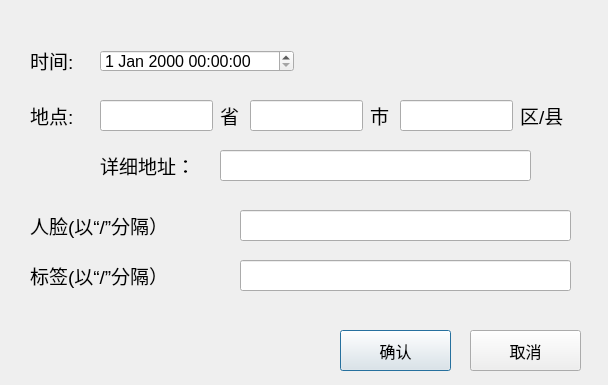
<?xml version="1.0" encoding="UTF-8"?>
<ui version="4.0">
 <class>SearchPannel</class>
 <widget class="QDialog" name="SearchPannel">
  <property name="geometry">
   <rect>
    <x>0</x>
    <y>0</y>
    <width>608</width>
    <height>385</height>
   </rect>
  </property>
  <property name="windowTitle">
   <string>搜索面板</string>
  </property>
  <widget class="QLabel" name="timeLabel">
   <property name="geometry">
    <rect>
     <x>30</x>
     <y>40</y>
     <width>61</width>
     <height>41</height>
    </rect>
   </property>
   <property name="text">
    <string>&lt;html&gt;&lt;head/&gt;&lt;body&gt;&lt;p&gt;&lt;span style=&quot; font-size:14pt;&quot;&gt;时间:&lt;/span&gt;&lt;/p&gt;&lt;/body&gt;&lt;/html&gt;</string>
   </property>
  </widget>
  <widget class="QDateTimeEdit" name="dateTimeEdit">
   <property name="geometry">
    <rect>
     <x>100</x>
     <y>50</y>
     <width>194</width>
     <height>22</height>
    </rect>
   </property>
   <property name="font">
    <font>
     <pointsize>12</pointsize>
    </font>
   </property>
  </widget>
  <widget class="QLabel" name="locationLabel">
   <property name="geometry">
    <rect>
     <x>30</x>
     <y>100</y>
     <width>61</width>
     <height>31</height>
    </rect>
   </property>
   <property name="font">
    <font>
     <pointsize>14</pointsize>
    </font>
   </property>
   <property name="text">
    <string>地点:</string>
   </property>
  </widget>
  <widget class="QLineEdit" name="provinceLineEdit">
   <property name="geometry">
    <rect>
     <x>100</x>
     <y>100</y>
     <width>113</width>
     <height>31</height>
    </rect>
   </property>
   <property name="font">
    <font>
     <family>Arial</family>
     <pointsize>12</pointsize>
    </font>
   </property>
  </widget>
  <widget class="QLabel" name="provinceLabel">
   <property name="geometry">
    <rect>
     <x>220</x>
     <y>100</y>
     <width>31</width>
     <height>31</height>
    </rect>
   </property>
   <property name="font">
    <font>
     <family>Arial</family>
     <pointsize>14</pointsize>
    </font>
   </property>
   <property name="text">
    <string>省</string>
   </property>
  </widget>
  <widget class="QLineEdit" name="cityLineEdit">
   <property name="geometry">
    <rect>
     <x>250</x>
     <y>100</y>
     <width>113</width>
     <height>31</height>
    </rect>
   </property>
   <property name="font">
    <font>
     <family>Arial</family>
     <pointsize>12</pointsize>
    </font>
   </property>
  </widget>
  <widget class="QLabel" name="cityLabel">
   <property name="geometry">
    <rect>
     <x>370</x>
     <y>100</y>
     <width>31</width>
     <height>31</height>
    </rect>
   </property>
   <property name="font">
    <font>
     <family>Arial</family>
     <pointsize>14</pointsize>
    </font>
   </property>
   <property name="text">
    <string>市</string>
   </property>
  </widget>
  <widget class="QLabel" name="blockLabel">
   <property name="geometry">
    <rect>
     <x>520</x>
     <y>100</y>
     <width>61</width>
     <height>31</height>
    </rect>
   </property>
   <property name="font">
    <font>
     <family>Arial</family>
     <pointsize>14</pointsize>
    </font>
   </property>
   <property name="text">
    <string>区/县</string>
   </property>
  </widget>
  <widget class="QLineEdit" name="blockLineEdit">
   <property name="geometry">
    <rect>
     <x>400</x>
     <y>100</y>
     <width>113</width>
     <height>31</height>
    </rect>
   </property>
   <property name="font">
    <font>
     <family>Arial</family>
     <pointsize>12</pointsize>
    </font>
   </property>
  </widget>
  <widget class="QLabel" name="detailLocLabel">
   <property name="geometry">
    <rect>
     <x>100</x>
     <y>150</y>
     <width>111</width>
     <height>31</height>
    </rect>
   </property>
   <property name="font">
    <font>
     <family>Arial</family>
     <pointsize>14</pointsize>
    </font>
   </property>
   <property name="text">
    <string>详细地址：</string>
   </property>
  </widget>
  <widget class="QLineEdit" name="detailLocLineEdit">
   <property name="geometry">
    <rect>
     <x>220</x>
     <y>150</y>
     <width>311</width>
     <height>31</height>
    </rect>
   </property>
   <property name="font">
    <font>
     <family>Arial</family>
     <pointsize>12</pointsize>
    </font>
   </property>
  </widget>
  <widget class="QLabel" name="facesLabel">
   <property name="geometry">
    <rect>
     <x>30</x>
     <y>210</y>
     <width>201</width>
     <height>31</height>
    </rect>
   </property>
   <property name="font">
    <font>
     <pointsize>14</pointsize>
    </font>
   </property>
   <property name="text">
    <string>人脸(以“/”分隔）</string>
   </property>
  </widget>
  <widget class="QLineEdit" name="facesLineEdit">
   <property name="geometry">
    <rect>
     <x>240</x>
     <y>210</y>
     <width>331</width>
     <height>31</height>
    </rect>
   </property>
   <property name="font">
    <font>
     <pointsize>12</pointsize>
    </font>
   </property>
  </widget>
  <widget class="QLabel" name="labelLabel">
   <property name="geometry">
    <rect>
     <x>30</x>
     <y>260</y>
     <width>201</width>
     <height>31</height>
    </rect>
   </property>
   <property name="font">
    <font>
     <pointsize>14</pointsize>
    </font>
   </property>
   <property name="text">
    <string>标签(以“/”分隔）</string>
   </property>
  </widget>
  <widget class="QLineEdit" name="lableLineEdit">
   <property name="geometry">
    <rect>
     <x>240</x>
     <y>260</y>
     <width>331</width>
     <height>31</height>
    </rect>
   </property>
   <property name="font">
    <font>
     <pointsize>12</pointsize>
    </font>
   </property>
  </widget>
  <widget class="QPushButton" name="okBtn">
   <property name="geometry">
    <rect>
     <x>340</x>
     <y>330</y>
     <width>111</width>
     <height>41</height>
    </rect>
   </property>
   <property name="font">
    <font>
     <pointsize>12</pointsize>
    </font>
   </property>
   <property name="text">
    <string>确认</string>
   </property>
  </widget>
  <widget class="QPushButton" name="cancelBtn">
   <property name="geometry">
    <rect>
     <x>470</x>
     <y>330</y>
     <width>111</width>
     <height>41</height>
    </rect>
   </property>
   <property name="font">
    <font>
     <pointsize>12</pointsize>
    </font>
   </property>
   <property name="text">
    <string>取消</string>
   </property>
  </widget>
 </widget>
 <resources/>
 <connections/>
</ui>
